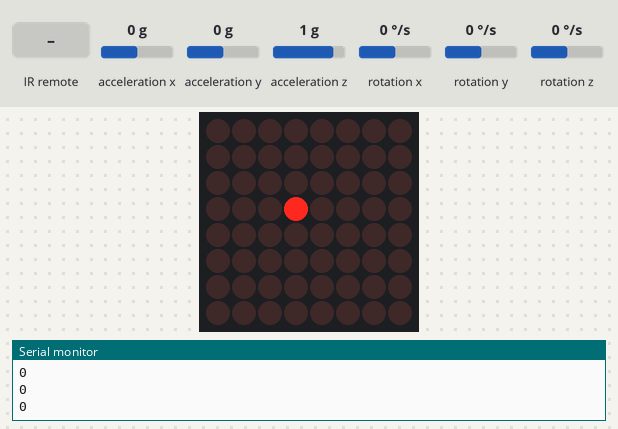
Recording of a sketch running on a simulated Arduino Uno, built with avr-gcc and run on an emulated ATmega328P. Parts: 8×8 LED matrix, the last lines printed to the serial monitor. Wiring (inferred from the names in the program): MPU-6050 motion sensor at I2C address 0x68. The test bench sets the inputs (shaded band); at power-on: acceleration x 0 g, acceleration y 0 g, acceleration z 1 g, rotation x 0 °/s, rotation y 0 °/s, rotation z 0 °/s.

Above: at 1.2 s.
1.3 s: infrared code 0xBA45FF00 received
4.3 s: infrared code 0xB946FF00 received
At 5.7 s:
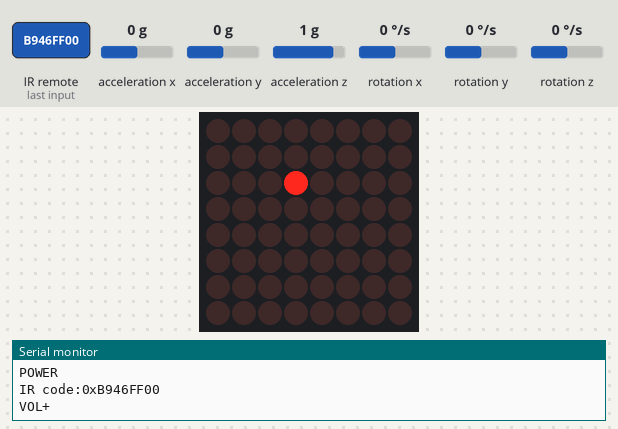
7.3 s: infrared code 0xBC43FF00 received
At 9.1 s:
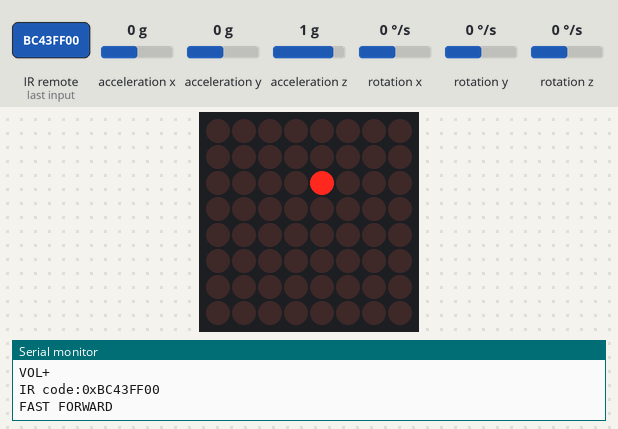
10.3 s: infrared code 0xEA15FF00 received
At 11.4 s:
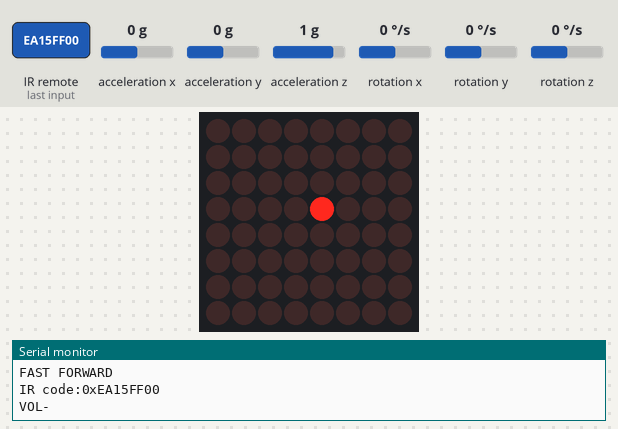
13.3 s: infrared code 0xB847FF00 received
16.3 s: infrared code 0xBB44FF00 received
At 17.2 s:
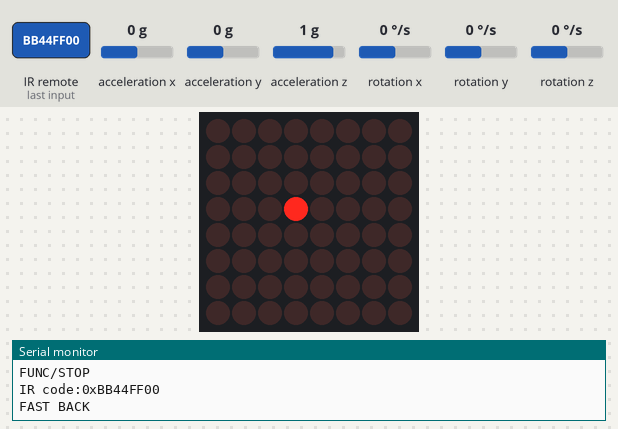
Timing chart, 0 to 19.3 s (numbered marks = the images above; inputs shaded):
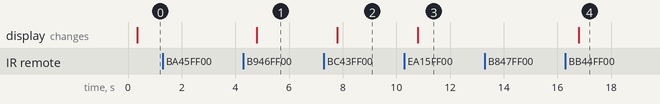

Measured:
- after the input at 4.3 s, the display: changes after 0.50 s (image 1)
- after the input at 7.3 s, the display: changes after 0.50 s (image 2)
- after the input at 10.3 s, the display: changes after 0.50 s (image 3)
- after the input at 16.3 s, the display: changes after 0.50 s (image 4)

The sketch:

IR_Receiver_Module.ino
```cpp
//www.elegoo.com
//2023.05.05

#include "IRremote.h"
#include "pitches.h"
#include "LedControl.h"
#include <Wire.h>
const int MPU_addr = 0x68;  // I2C address of the MPU-6050
int16_t AcX, AcY, AcZ, Tmp, GyX, GyY, GyZ;

int receiver = 11;  // Signal Pin of IR receiver to Arduino Digital Pin 11
LedControl lc = LedControl(12, 10, 9, 1);

unsigned long delaytime1 = 500;
unsigned long delaytime2 = 50;

/*-----( Declare objects )-----*/
IRrecv irrecv(receiver);  // create instance of 'irrecv'
//vairable uses to store the last decodedRawData
uint32_t last_decodedRawData = 0;
/*-----( Function )-----*/

bool controlled = false;

int currRow = 0;
int currCol = 0;

void move(char direction) {
  switch (direction) {
    case 'r':
      if (currCol < 7) {
        currCol += 1;
      }
      break;
    case 'l':
      if (currCol > 0) {
        currCol -= 1;
      }
      break;
    case 'u':
      if (currRow > 0) {
        currRow -= 1;
      }
      break;
    case 'd':
      if (currRow < 7) {
        currRow += 1;
      }
      break;
    default:
      Serial.println('move function error');
  }
}

void translateIR()  // takes action based on IR code received
{
  // Check if it is a repeat IR code
  if (irrecv.decodedIRData.flags) {
    //set the current decodedRawData to the last decodedRawData
    irrecv.decodedIRData.decodedRawData = last_decodedRawData;
    Serial.println("REPEAT!");
  } else {
    //output the IR code on the serial monitor
    Serial.print("IR code:0x");
    Serial.println(irrecv.decodedIRData.decodedRawData, HEX);
  }
  if (controlled) {
    //map the IR code to the remote key
    switch (irrecv.decodedIRData.decodedRawData) {
      case 0xBA45FF00:
        Serial.println("POWER");
        controlled = !controlled;
        break;
      case 0xB847FF00: Serial.println("FUNC/STOP"); break;
      case 0xB946FF00:
        Serial.println("VOL+");
        move('u');
        break;
      case 0xBB44FF00:
        Serial.println("FAST BACK");
        move('l');
        break;
      case 0xBF40FF00: Serial.println("PAUSE"); break;
      case 0xBC43FF00:
        Serial.println("FAST FORWARD");
        move('r');
        break;
      case 0xF807FF00: Serial.println("DOWN"); break;
      case 0xEA15FF00:
        Serial.println("VOL-");
        move('d');
        break;
      case 0xF609FF00: Serial.println("UP"); break;
      case 0xE916FF00: Serial.println("0"); break;
      case 0xE619FF00: Serial.println("EQ"); break;
      case 0xF20DFF00: Serial.println("ST/REPT"); break;
      case 0xF30CFF00: Serial.println("1"); break;
      case 0xE718FF00: Serial.println("2"); break;
      case 0xA15EFF00: Serial.println("3"); break;
      case 0xF708FF00: Serial.println("4"); break;
      case 0xE31CFF00: Serial.println("5"); break;
      case 0xA55AFF00: Serial.println("6"); break;
      case 0xBD42FF00: Serial.println("7"); break;
      case 0xAD52FF00: Serial.println("8"); break;
      case 0xB54AFF00: Serial.println("9"); break;
      default: Serial.println(" other button   ");
    }  // End Case
  } else {
    switch (irrecv.decodedIRData.decodedRawData) {
      case 0xBA45FF00:
        Serial.println("POWER");
        controlled = !controlled;
        break;
      default: Serial.println(" other button   ");
    }
  }
  //store the last decodedRawData
  last_decodedRawData = irrecv.decodedIRData.decodedRawData;
  delay(500);  // Do not get immediate repeat
}  //END translateIR

void setup() /*----( SETUP: RUNS ONCE )----*/
{
  Serial.begin(9600);
  Serial.println("IR Receiver Button Decode");
  irrecv.enableIRIn();  // Start the receiver
  lc.shutdown(0, false);
  /* Set the brightness to a medium values */
  lc.setIntensity(0, 8);
  /* and clear the display */
  lc.clearDisplay(0);
  Wire.begin();
  Wire.beginTransmission(MPU_addr);
  Wire.write(0x6B);  // PWR_MGMT_1 register
  Wire.write(0);     // set to zero (wakes up the MPU-6050)
  Wire.endTransmission(true);
} /*--(end setup )---*/

void loop() /*----( LOOP: RUNS CONSTANTLY )----*/
{

  lc.clearDisplay(0);
  lc.setLed(0, currRow, currCol, true);
  if (irrecv.decode())  // have we received an IR signal?
  {
    translateIR();
    irrecv.resume();  // receive the next value
  }
  if (!controlled) {
    Wire.beginTransmission(MPU_addr);
    Wire.write(0x3B);  // starting with register 0x3B (ACCEL_XOUT_H)
    Wire.endTransmission(false);
    Wire.requestFrom(MPU_addr, 14, true);  // request a total of 14 registers
    AcX = Wire.read() << 8 | Wire.read();  // 0x3B (ACCEL_XOUT_H) & 0x3C (ACCEL_XOUT_L)
    AcY = Wire.read() << 8 | Wire.read();  // 0x3D (ACCEL_YOUT_H) & 0x3E (ACCEL_YOUT_L)
    AcZ = Wire.read() << 8 | Wire.read();  // 0x3F (ACCEL_ZOUT_H) & 0x40 (ACCEL_ZOUT_L)
    if (AcX < 1000 && AcY < -8000) {
      currRow = 0;
      currCol = 3;
    } else if (AcX < 1000 && AcY > 8000) {
      currRow = 7;
      currCol = 3;
    }else if (AcX > 8000 && AcY < 1000) {
      currRow = 3;
      currCol = 0;
    } else if (AcX < -8000 && AcY < 1000) {
      currRow = 3;
      currCol = 7;
    }else{
      currRow = 3;
      currCol = 3;
    }
    Serial.println(AcX);
    Serial.println(AcY);
    delay(333);
  }
} /* --(end main loop )-- */
```
